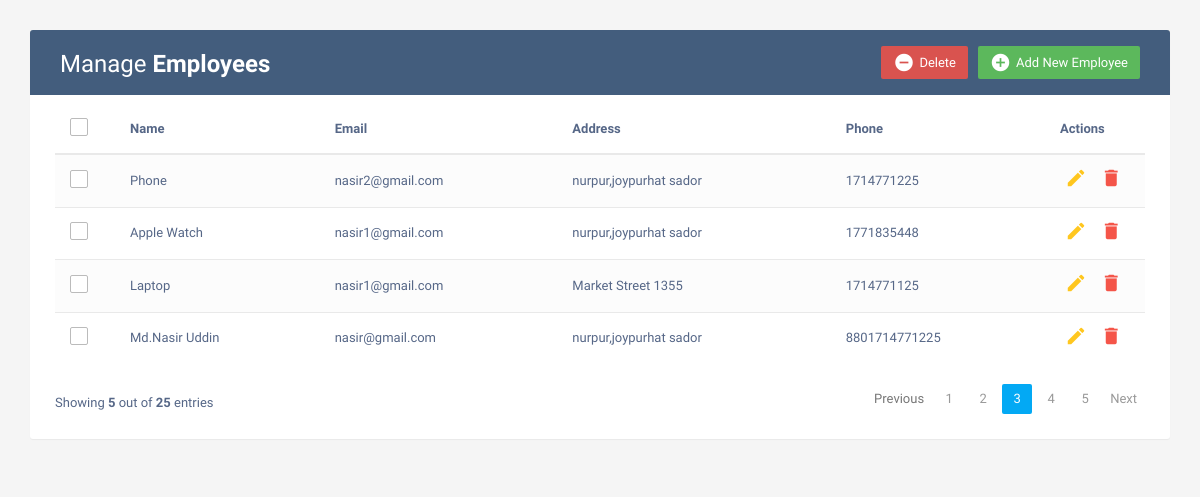
The page / on the database its author committed.
### myapp/models.py (models this page shows)
class Employees(models.Model):
    name = models.CharField(max_length=200)
    email = models.EmailField(max_length=100)
    address = models.TextField()
    phone = models.IntegerField()

### myapp/views.py (the view)
# urls.py: path('',views.INDEX,name='home'),
def INDEX(request):
    emp=Employees.objects.all()
    context={
        'emp':emp,
    }
    return render(request,'index.html',context)

### templates/index.html (shortened to what this page needs)
<!DOCTYPE html>
<html lang="en">
<head>
<link rel="stylesheet" href="https://maxcdn.bootstrapcdn.com/font-awesome/4.7.0/css/font-awesome.min.css">
<link rel="stylesheet" href="https://maxcdn.bootstrapcdn.com/bootstrap/3.3.7/css/bootstrap.min.css">
  <body>
    <div class="container">
        <div class="table-wrapper">
            <div class="table-title">
                <div class="row">
                    <div class="col-sm-6">
						<h2>Manage <b>Employees</b></h2>
					</div>
					<div class="col-sm-6">
						<a href="#addEmployeeModal" class="btn btn-success" data-toggle="modal"><i class="material-icons">&#xE147;</i> <span>Add New Employee</span></a>
						<a href="#deleteEmployeeModal" class="btn btn-danger" data-toggle="modal"><i class="material-icons">&#xE15C;</i> <span>Delete</span></a>
					</div>
                </div>
            </div>
            <table class="table table-striped table-hover">
                <thead>
                    <tr>
						<th>
							<span class="custom-checkbox">
								<label for="selectAll"></label>
							</span>
						</th>
                        <th>Name</th>
                        <th>Email</th>
						<th>Address</th>
                        <th>Phone</th>
                        <th>Actions</th>
                    </tr>
                </thead>
                <tbody>
					{% for i in emp  %}
					<tr>
						<td>
							<span class="custom-checkbox">
								<label for="checkbox5"></label>
							</span>
						</td>
                        <td>{{i.name}}</td>
                        <td>{{i.email}}</td>
						<td>{{i.address}}</td>
                        <td>{{i.phone}}</td>
                        <td>
                            <a href="#editEmployeeModal-{{forloop.counter}}" class="edit" data-toggle="modal"><i class="material-icons" data-toggle="tooltip" title="Edit">&#xE254;</i></a>
                            <a href="#deleteEmployeeModal-{{forloop.counter}}" class="delete" data-toggle="modal"><i class="material-icons" data-toggle="tooltip" title="Delete">&#xE872;</i></a>
                        </td>
                    </tr>
				{% endfor %}
                </tbody>
            </table>
			<div class="clearfix">
                <div class="hint-text">Showing <b>5</b> out of <b>25</b> entries</div>
                <ul class="pagination">
                    <li class="page-item disabled"><a href="#">Previous</a></li>
                    <li class="page-item"><a href="#" class="page-link">1</a></li>
                    <li class="page-item"><a href="#" class="page-link">2</a></li>
                    <li class="page-item active"><a href="#" class="page-link">3</a></li>
                    <li class="page-item"><a href="#" class="page-link">4</a></li>
                    <li class="page-item"><a href="#" class="page-link">5</a></li>
                    <li class="page-item"><a href="#" class="page-link">Next</a></li>
                </ul>
            </div>
        </div>
    </div>
</body>
</html>

### templates/index.html (style rules this page uses)
body { color: #566787; background: #f5f5f5; font-family: 'Varela Round', sans-serif; font-size: 13px; }
.table-wrapper { background: #fff; padding: 20px 25px; margin: 30px 0; border-radius: 3px; box-shadow: 0 1px 1px rgba(0,0,0,.05); }
.table-title { padding-bottom: 15px; background: #435d7d; color: #fff; padding: 16px 30px; margin: -20px -25px 10px; border-radius: 3px 3px 0 0; }
.table-title h2 { margin: 5px 0 0; font-size: 24px; }
.table-title .btn { color: #fff; float: right; font-size: 13px; border: none; min-width: 50px; border-radius: 2px; border: none; outline: none !important; margin-left: 10px; }
.table-title .btn i { float: left; font-size: 21px; margin-right: 5px; }
.table-title .btn span { float: left; margin-top: 2px; }
table.table tr th, table.table tr td { border-color: #e9e9e9; padding: 12px 15px; vertical-align: middle; }
table.table tr th:first-child { width: 60px; }
table.table tr th:last-child { width: 100px; }
table.table-striped tbody tr:nth-of-type(odd) { background-color: #fcfcfc; }
table.table td:last-child i { opacity: 0.9; font-size: 22px; margin: 0 5px; }
table.table td a { font-weight: bold; color: #566787; display: inline-block; text-decoration: none; outline: none !important; }
table.table td a.edit { color: #FFC107; }
table.table td a.delete { color: #F44336; }
table.table td i { font-size: 19px; }
.pagination { float: right; margin: 0 0 5px; }
.pagination li a { border: none; font-size: 13px; min-width: 30px; min-height: 30px; color: #999; margin: 0 2px; line-height: 30px; border-radius: 2px !important; text-align: center; padding: 0 6px; }
.pagination li.active a, .pagination li.active a.page-link { background: #03A9F4; }
.hint-text { float: left; margin-top: 10px; font-size: 13px; }
.custom-checkbox { position: relative; }
.custom-checkbox label:before { width: 18px; height: 18px; }
.custom-checkbox label:before { content: ''; margin-right: 10px; display: inline-block; vertical-align: text-top; background: white; border: 1px solid #bbb; border-radius: 2px; box-sizing: border-box; z-index: 2; }

### rows shown on the page
Employees: name "Phone", email "nasir2@gmail.com", address "nurpur,joypurhat sador", phone "1714771225"
Employees: name "Apple Watch", email "nasir1@gmail.com", address "nurpur,joypurhat sador", phone "1771835448"
Employees: name "Laptop", email "nasir1@gmail.com", address "Market Street 1355", phone "1714771125"
Employees: name "Md.Nasir Uddin", email "nasir@gmail.com", address "nurpur,joypurhat sador", phone "8801714771225"
